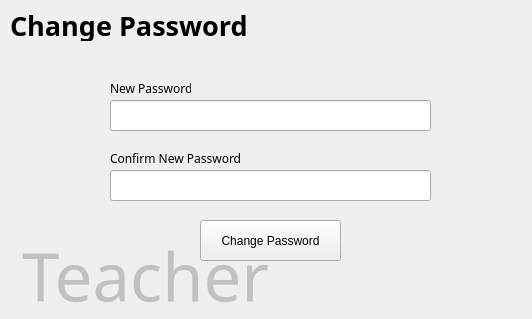
<?xml version="1.0" encoding="UTF-8"?>
<ui version="4.0">
 <class>teacher_change_pass</class>
 <widget class="QMainWindow" name="teacher_change_pass">
  <property name="geometry">
   <rect>
    <x>0</x>
    <y>0</y>
    <width>532</width>
    <height>319</height>
   </rect>
  </property>
  <property name="windowTitle">
   <string>MainWindow</string>
  </property>
  <widget class="QWidget" name="centralwidget">
   <widget class="QLabel" name="label">
    <property name="geometry">
     <rect>
      <x>10</x>
      <y>10</y>
      <width>301</width>
      <height>31</height>
     </rect>
    </property>
    <property name="font">
     <font>
      <family>Montserrat</family>
      <pointsize>20</pointsize>
      <weight>75</weight>
      <bold>true</bold>
     </font>
    </property>
    <property name="text">
     <string>Change Password</string>
    </property>
   </widget>
   <widget class="QLineEdit" name="teacher_new_pass">
    <property name="geometry">
     <rect>
      <x>110</x>
      <y>100</y>
      <width>321</width>
      <height>31</height>
     </rect>
    </property>
    <property name="echoMode">
     <enum>QLineEdit::Password</enum>
    </property>
   </widget>
   <widget class="QLineEdit" name="teacher_confirm_new_pass">
    <property name="geometry">
     <rect>
      <x>110</x>
      <y>170</y>
      <width>321</width>
      <height>31</height>
     </rect>
    </property>
    <property name="echoMode">
     <enum>QLineEdit::Password</enum>
    </property>
   </widget>
   <widget class="QPushButton" name="teacher_change_pass_btn">
    <property name="geometry">
     <rect>
      <x>200</x>
      <y>220</y>
      <width>141</width>
      <height>41</height>
     </rect>
    </property>
    <property name="text">
     <string>Change Password</string>
    </property>
   </widget>
   <widget class="QLabel" name="label_2">
    <property name="geometry">
     <rect>
      <x>110</x>
      <y>80</y>
      <width>81</width>
      <height>16</height>
     </rect>
    </property>
    <property name="font">
     <font>
      <family>Montserrat</family>
     </font>
    </property>
    <property name="text">
     <string>New Password</string>
    </property>
   </widget>
   <widget class="QLabel" name="label_3">
    <property name="geometry">
     <rect>
      <x>110</x>
      <y>150</y>
      <width>141</width>
      <height>16</height>
     </rect>
    </property>
    <property name="font">
     <font>
      <family>Montserrat</family>
     </font>
    </property>
    <property name="text">
     <string>Confirm New Password</string>
    </property>
   </widget>
   <widget class="QLabel" name="label_9">
    <property name="geometry">
     <rect>
      <x>0</x>
      <y>230</y>
      <width>291</width>
      <height>91</height>
     </rect>
    </property>
    <property name="font">
     <font>
      <family>Montserrat</family>
      <pointsize>50</pointsize>
      <weight>50</weight>
      <bold>false</bold>
     </font>
    </property>
    <property name="styleSheet">
     <string notr="true">*{
	
	color: rgb(193, 193, 193);
}</string>
    </property>
    <property name="text">
     <string>Teacher</string>
    </property>
    <property name="scaledContents">
     <bool>true</bool>
    </property>
    <property name="alignment">
     <set>Qt::AlignCenter</set>
    </property>
   </widget>
   <zorder>label_9</zorder>
   <zorder>label</zorder>
   <zorder>teacher_new_pass</zorder>
   <zorder>teacher_confirm_new_pass</zorder>
   <zorder>teacher_change_pass_btn</zorder>
   <zorder>label_2</zorder>
   <zorder>label_3</zorder>
  </widget>
 </widget>
 <resources/>
 <connections/>
</ui>
